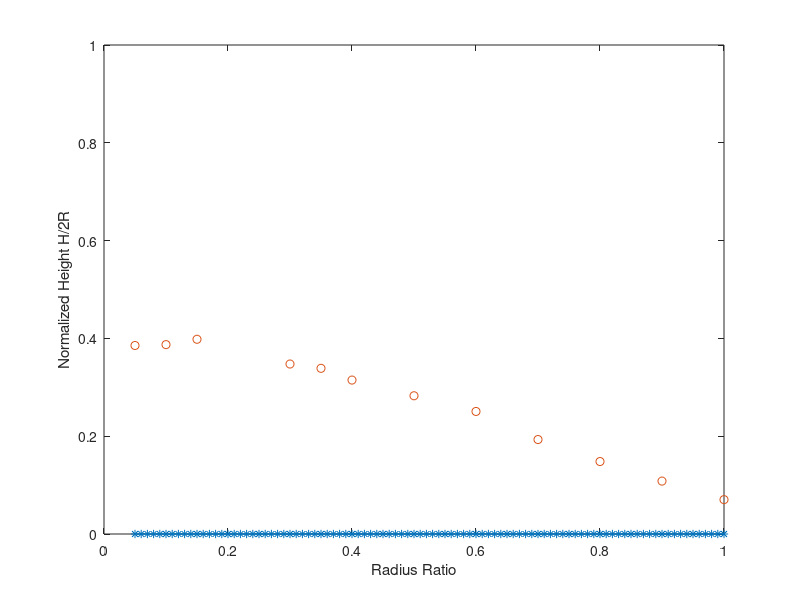

This chart was generated by the following MATLAB code:
close all
radiusRatio_array = 0.05:0.01:1;
figure(1)
height = zeros(length(radiusRatio_array),1);
for i = 1:length(radiusRatio_array)
    try
    radiusRatio = radiusRatio_array(i);
    jobName = sprintf( ['r-bi-', '%.0f'], radiusRatio*100);
    filename_short = ['final-short-',jobName,'-output.txt'];

    data1=importdata(filename_short);
    

    height(i) = data1(1);
    catch
        "Oops";
    end
end

radiusRatio_array_exp = [0.05 0.1 0.15 0.3 0.35 0.4:0.1:1];
height_exp = [0.3855 0.3873 0.3982 0.3476 0.3388 0.3148 0.2827 0.2506 0.1932 0.1482 0.1082 0.0703];
plot(radiusRatio_array,height*1e3/110,"-*");
hold on
plot(radiusRatio_array_exp,height_exp,"o");
ylabel("Normalized Height H/2R")
xlabel("Radius Ratio")
ylim([0 1])
